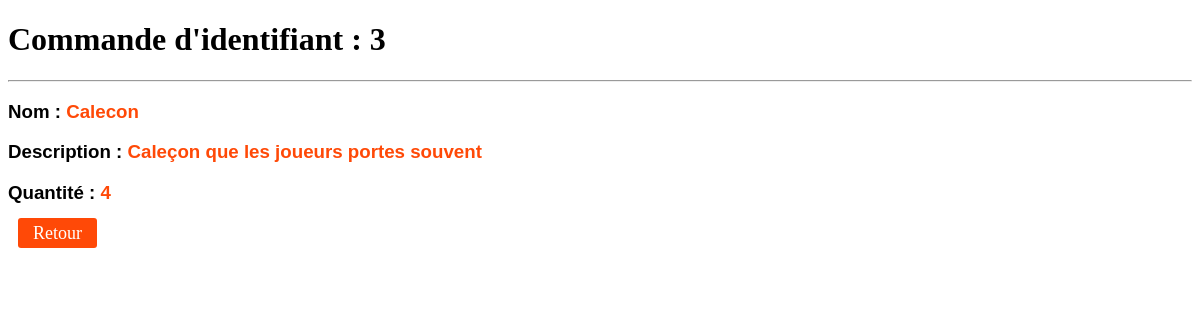
Page /show.php?id=3 on the committed database.
### tables this page shows
CREATE TABLE articles(id integer primary key autoincrement,nom text,description text,quantite integer);

### show.php (the view, shortened to what this page needs)
<?php
require_once('database/connexion.php') ;
if($_GET['id'] AND !empty($_GET['id'])){
    $id = strip_tags($_GET['id']) ;
    $sql = 'SELECT * FROM articles WHERE id= :id';
    $data = $connexion->prepare($sql) ;
    $data->bindValue(':id',$id,PDO::PARAM_INT);
    $data->execute() ;
    $article = $data->fetch();
}else{
    header('Location:index.php');
}
?>
<!DOCTYPE html>
<html lang="en">
<head>
</head>
<body>
    <div>
        <h1 style="font-family:'Century Gothic' ;">Commande d'identifiant : <?= $article['id'] ?></h1>
        <hr>
        <h3 style="font-family:'Arial';">Nom : <span style="color:rgb(255, 73, 7);"> <?= $article['nom'] ?> </span></h3>
        <h3 style="font-family:'Arial';">Description :<span style="color:rgb(255, 73, 7);"> <?= $article['description'] ?> </span></h3>
        <h3 style="font-family:'Arial';">Quantité :<span style="color:rgb(255, 73, 7);"> <?= $article['quantite'] ?> </span></h3>
    </div>
     <a href="index.php" id="retour">Retour</a>
</body>
</html>

### show.php (style rules this page uses)
#retour { text-decoration: none; text-align: center; margin: auto; font-size: 18px; margin-top: 20px; margin-left: 10px; padding: 5px 15px; border-radius: 3px; background-color: rgb(255, 73, 7); color: #fff; cursor: pointer; }

### rows in the picture
articles: id "3", nom "Calecon", description "Caleçon que les joueurs portes souvent", quantite "4"
